Frame 1 (no input): blank canvas, image omitted
Frame 60 (no input): blank canvas, image omitted
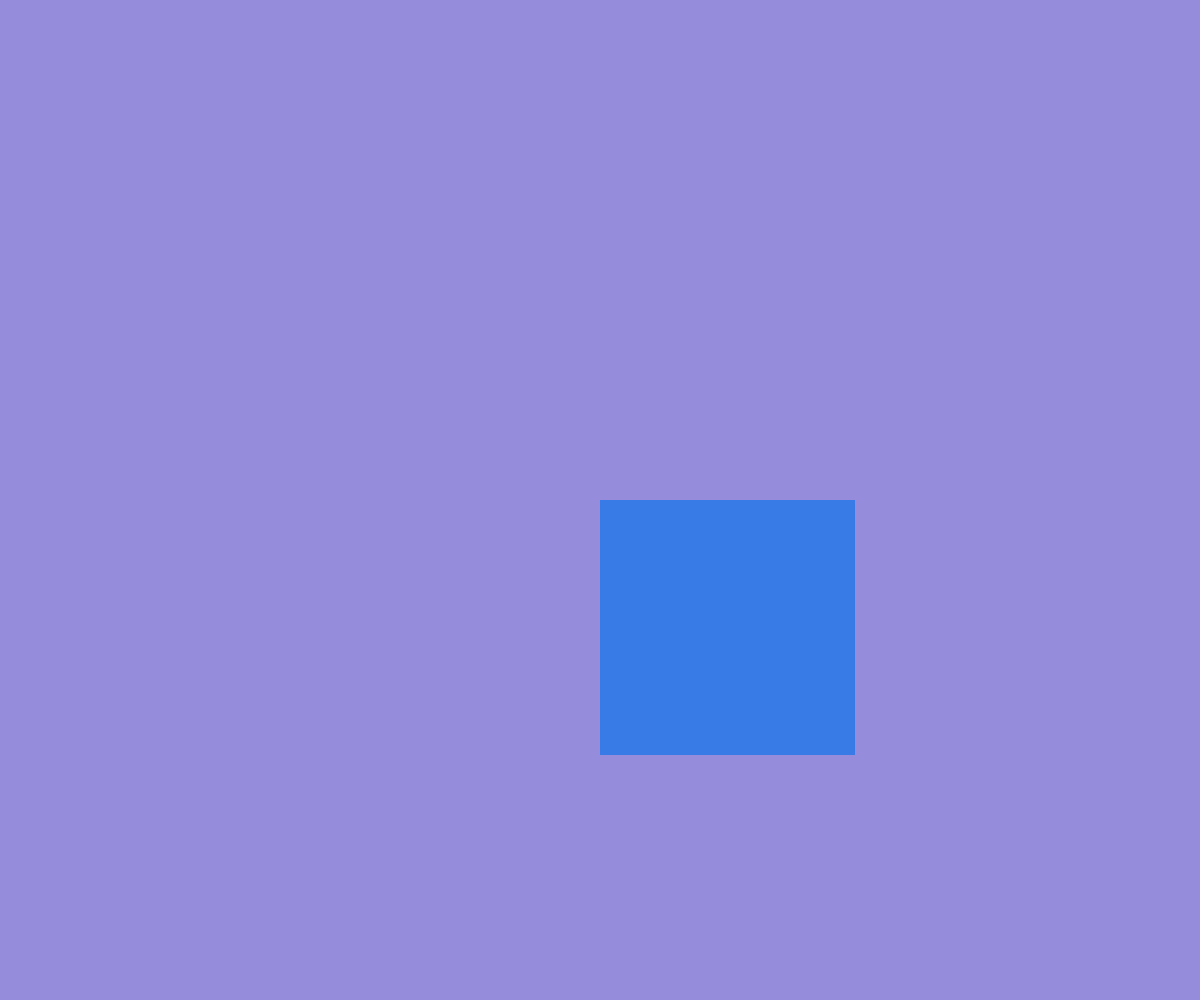
Frame 120 (the mouse pressed at the canvas centre since frame 60)

The p5.js sketch whose frames 1 and 60 were blank and that drew this single picture after the mouse press (run headless with seeded random() and noise() and a simulated clock; from frame 60 on, the mouse is pressed at the canvas centre):

// p5.js sketch
// ── sketch.js
let cursorColor = "rgb(255,255,255)";
let cursorDiameter = 30;

function setup() {
  createCanvas(windowWidth, windowHeight);
  noCursor();
}

function draw() {
  background(150, 140, 220);

  cursorDiameter = map(mouseX, 0, width, 10, 500);

  fill(cursorColor);
  noStroke();
  square(mouseX, mouseY, cursorDiameter);
}

function mousePressed() {
  console.log("im down");
  cursorColor = "rgb(56,123,231)";
}

function mouseReleased() {
  console.log("im up");
  cursorColor = "rgb(255,255,255)";
}

function mouseDragged() {
  console.log("help me");
  cursorColor = "rgb(126,12,123)";
}

function doubleClicked() {
  console.log("double click");
  cursorColor = "rgb(0,0,0)";
}
